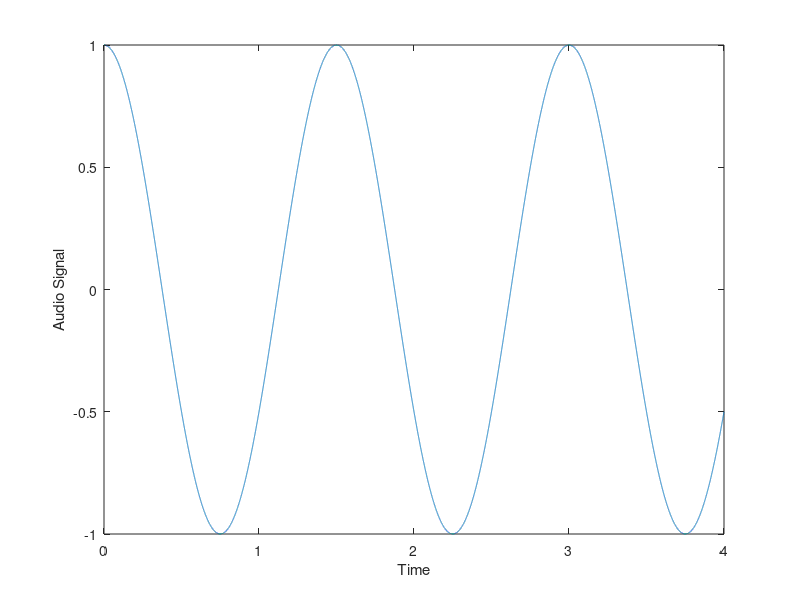

Write the MATLAB code that produced this figure.
A = 1;
F0 = 8000;
pha = 0;
t1 = 0;
t2 = 4;
T = 1/F0;
t = t1:T:t2;
x = A*cos(2*pi*F0*t + pha);
Fs1 = 3*F0;
Ts1 = 1/Fs1;
n1 = t1:Ts1:t2;
x1 = A*cos(2*pi*F0*n1*Ts1 + pha);
Fs2 = 1.5*F0;
Ts2 = 1/Fs2;
n2 = t1:Ts2:t2;
x2 = A*cos(2*pi*F0*n2*Ts2 + pha);
plot(n1, x1);
xlabel('Time');
ylabel('Audio Signal');
plot(n2, x2);
xlabel('Time');
ylabel('Audio Signal');
%sound(x, F0);
%sound(x1, Fs1);
%sound(x2, Fs2);